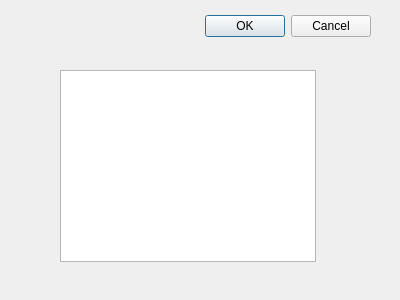
<?xml version="1.0" encoding="UTF-8"?>
<ui version="4.0">
 <class>Dialog</class>
 <widget class="QDialog" name="Dialog">
  <property name="geometry">
   <rect>
    <x>0</x>
    <y>0</y>
    <width>400</width>
    <height>300</height>
   </rect>
  </property>
  <property name="windowTitle">
   <string>Dialog</string>
  </property>
  <widget class="QDialogButtonBox" name="buttonBox">
   <property name="geometry">
    <rect>
     <x>30</x>
     <y>10</y>
     <width>341</width>
     <height>32</height>
    </rect>
   </property>
   <property name="orientation">
    <enum>Qt::Horizontal</enum>
   </property>
   <property name="standardButtons">
    <set>QDialogButtonBox::Cancel|QDialogButtonBox::Ok</set>
   </property>
  </widget>
  <widget class="QGraphicsView" name="graphicsView">
   <property name="geometry">
    <rect>
     <x>60</x>
     <y>70</y>
     <width>256</width>
     <height>192</height>
    </rect>
   </property>
  </widget>
 </widget>
 <resources/>
 <connections>
  <connection>
   <sender>buttonBox</sender>
   <signal>accepted()</signal>
   <receiver>Dialog</receiver>
   <slot>accept()</slot>
   <hints>
    <hint type="sourcelabel">
     <x>248</x>
     <y>254</y>
    </hint>
    <hint type="destinationlabel">
     <x>157</x>
     <y>274</y>
    </hint>
   </hints>
  </connection>
  <connection>
   <sender>buttonBox</sender>
   <signal>rejected()</signal>
   <receiver>Dialog</receiver>
   <slot>reject()</slot>
   <hints>
    <hint type="sourcelabel">
     <x>316</x>
     <y>260</y>
    </hint>
    <hint type="destinationlabel">
     <x>286</x>
     <y>274</y>
    </hint>
   </hints>
  </connection>
 </connections>
</ui>
